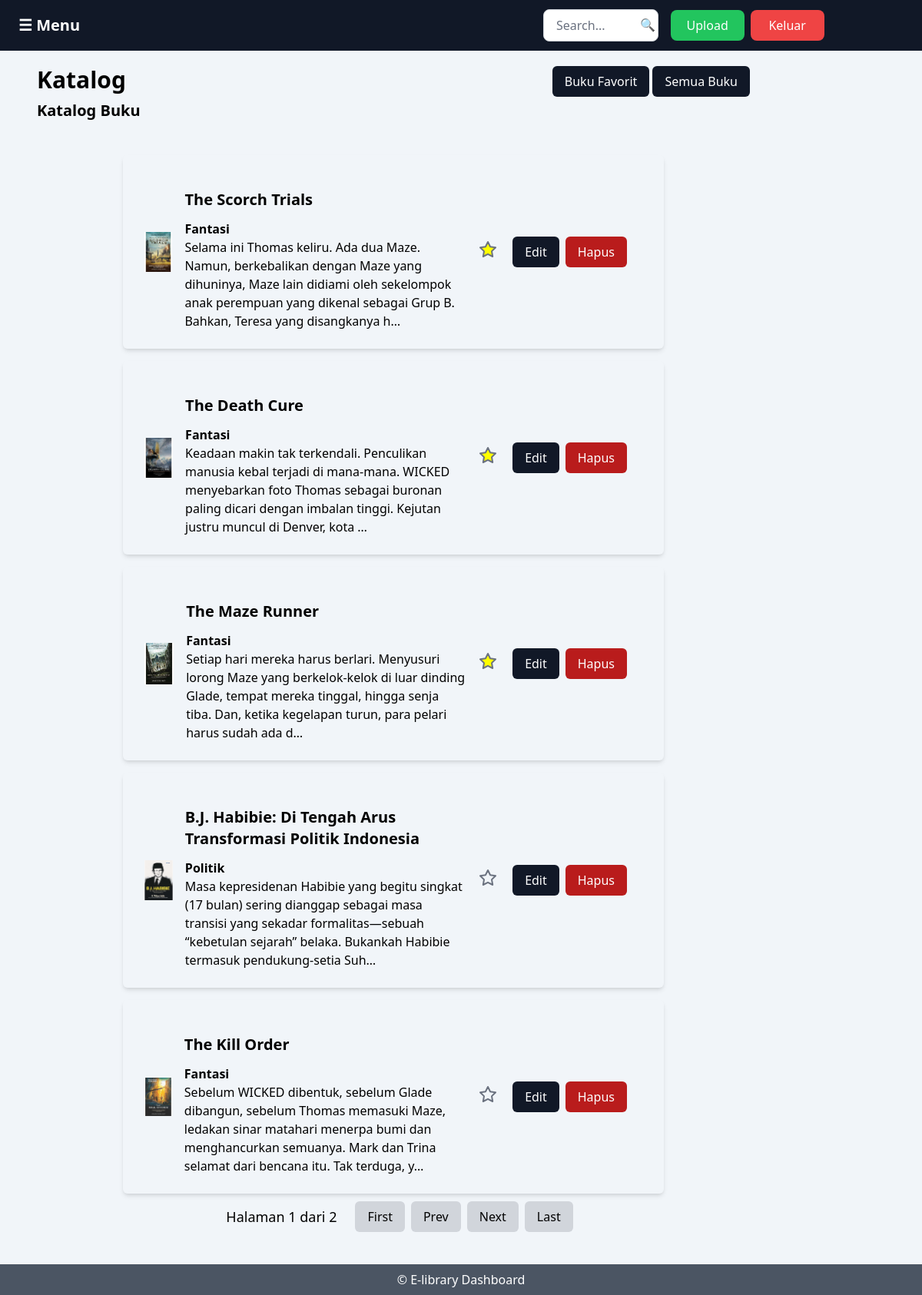
The page / (signed in) on the database its author committed.
### base/models.py (models this page shows, shortened)
class Buku(models.Model):
    judul = models.CharField(max_length=255)
    deskripsi = models.TextField()
    penulis = models.CharField(max_length=255)
    tahun = models.IntegerField()
    genre = models.CharField(max_length=100)
    file_pdf = models.FileField(upload_to="pdfs/")
    images = models.JSONField(default=list)  # Menyimpan path hasil konversi PDF ke gambar
    is_favorite = models.BooleanField(default=False)

### base/views.py (the view)
# urls.py: path("", index, name="index"),
@login_required
def index(request):
    books = Buku.objects.all()
    is_favorite = request.GET.get('is_favorite')
    if is_favorite == "true":
        books = books.filter(is_favorite=True)
    else:
        books = Buku.objects.all()
    paginator = Paginator(books, 5)  # 5 buku per halaman
    page_number = request.GET.get('page')
    page_obj = paginator.get_page(page_number)
    return render(request, 'index.html', {'page_obj': page_obj})

### templates/index.html (shortened to what this page needs)
{% extends "base.html" %}
{% load static %}
{% block content %}
<section class="pt-5 pb-10 bg-slate-100">
    <div class="container">
        <div class="w-full px-12 flex justify-between">
            <div class="mb-5">
                <h4 class="font-bold text-3xl text-primary mb-2">Katalog</h4>
                <h2 class="font-semibold text-dark text-xl mb-4">Katalog Buku</h2>
            </div>
            <div>
                <button onclick="window.location.href='?is_favorite=true'" class="bg-gray-900 text-white py-2 px-4 rounded-md hover:bg-gray-400">
                    Buku Favorit
                </button>
                <button onclick="window.location.href='?is_favorite=false'" class="bg-gray-900 text-white py-2 px-4 rounded-md hover:bg-gray-400">
                    Semua Buku
                </button>
            </div>
        </div>
        {% for book in page_obj %}
        <div class="view">
            <div class="py-2">
                <div class="mx-40 px-7 py-6 flex justify-between items-center rounded-md shadow-md overflow-hidden">
                    {% for image in book.images %}
                    <div class="flex items-center justify-center">
                        <img src="{{ image }}" alt="{{ book.judul }}" class="w-40 h-70"/>
                    </div>
                    {% endfor %}
                    <div class="w-100 mx-4">
                        <h3 class="font-bold text-xl text-dark mt-5 mb-3">{{ book.judul }}</h3>
                        <h2 class="font-semibold text-dark">{{ book.genre }}</h2>
                        <p class="font-light text-base text-dark">{{ book.deskripsi|truncatechars:200 }}</p>
                    </div>
                    <div>
                        <form action="{% url 'base:toggle_favorite' book.id %}" method="POST">
                            <button type="submit" class="text-gray-500 hover:text-yellow-300 focus:outline-none">
                                <svg xmlns="http://www.w3.org/2000/svg" fill="{% if book.is_favorite %}yellow{% else %}none{% endif %}"
                                    stroke="currentColor" class="w-6 h-6" viewBox="0 0 24 24">
                                    <path stroke-width="2" stroke-linecap="round" stroke-linejoin="round"
                                          d="M12 2l3.09 6.26L22 9.27l-5 4.87 1.18 6.86L12 17.77l-6.18 3.23L7 14.14l-5-4.87 6.91-1L12 2z"/>
                                </svg>
                            </button>
                        </form>
                    </div>
                    <div class="px-5 flex items-end gap-2">
                        <form method="POST" action="{% url 'base:edit' book.id %}">
                            <button class="bg-gray-900 text-white py-2 px-4 rounded-md hover:bg-gray-400">
                                Edit
                            </button>
                        </form>
                        <button onclick="confirmDelete()" class="bg-red-700 text-white py-2 px-4 rounded-md hover:bg-red-400">
                            Hapus
                        </button>
                    </div>
                </div>
            </div>
        </div>
        {% empty %}
            <p class="text-center text-gray-500">Tidak ada buku yang tersedia.</p>
        {% endfor %}
        <div id="pagination" class="flex justify-center items-center space-x-2">
            <span class="px-4 py-2 text-lg">
                Halaman {{ page_obj.number }} dari {{ page_obj.paginator.num_pages }}
            </span>
            {% if page_obj.has_previous %}
                <a href="?page=1" class="px-4 py-2 bg-gray-300 rounded-md hover:bg-gray-400">First</a>
                <a href="?page={{ page_obj.previous_page_number }}" class="px-4 py-2 bg-gray-300 rounded-md hover:bg-gray-400">Prev</a>
            {% else %}
                <span class="px-4 py-2 bg-gray-300 rounded-md">First</span>
                <span class="px-4 py-2 bg-gray-300 rounded-md">Prev</span>
            {% endif %}
            {% if page_obj.has_next %}
                <a href="?page={{ page_obj.next_page_number }}" class="px-4 py-2 bg-gray-300 rounded-md hover:bg-gray-400">Next</a>
                <a href="?page={{ page_obj.paginator.num_pages }}" class="px-4 py-2 bg-gray-300 rounded-md hover:bg-gray-400">Last</a>
            {% else %}
                <span class="px-4 py-2 bg-gray-300 rounded-md">Next</span>
                <span class="px-4 py-2 bg-gray-300 rounded-md">Last</span>
            {% endif %}
        </div>
    </div>
</section>
{% endblock content %}

### rows shown on the page
Buku: judul "The Scorch Trials", genre "Fantasi", deskripsi "Selama ini Thomas keliru. Ada dua Maze. Namun, berkebalikan dengan Maze yang dihuninya, Maze lain didiami oleh sekelompok anak perempuan yang dikenal sebagai Grup B. Bahkan, Teresa yang disangkanya h…"
Buku: judul "The Death Cure", genre "Fantasi", deskripsi "Keadaan makin tak terkendali. Penculikan manusia kebal terjadi di mana-mana. WICKED menyebarkan foto Thomas sebagai buronan paling dicari dengan imbalan tinggi. Kejutan justru muncul di Denver, kota …"
Buku: judul "The Maze Runner", genre "Fantasi", deskripsi "Setiap hari mereka harus berlari. Menyusuri lorong Maze yang berkelok-kelok di luar dinding Glade, tempat mereka tinggal, hingga senja tiba. Dan, ketika kegelapan turun, para pelari harus sudah ada d…"
Buku: judul "B.J. Habibie: Di Tengah Arus Transformasi Politik Indonesia", genre "Politik", deskripsi "Masa kepresidenan Habibie yang begitu singkat (17 bulan) sering dianggap sebagai masa transisi yang sekadar formalitas—sebuah “kebetulan sejarah” belaka. Bukankah Habibie termasuk pendukung-setia Suh…"
Buku: judul "The Kill Order", genre "Fantasi", deskripsi "Sebelum WICKED dibentuk, sebelum Glade dibangun, sebelum Thomas memasuki Maze, ledakan sinar matahari menerpa bumi dan menghancurkan semuanya. Mark dan Trina selamat dari bencana itu. Tak terduga, y…"

### other values the page prints
{{ page_obj.number }} "1"
{{ page_obj.paginator.num_pages }} "2"
